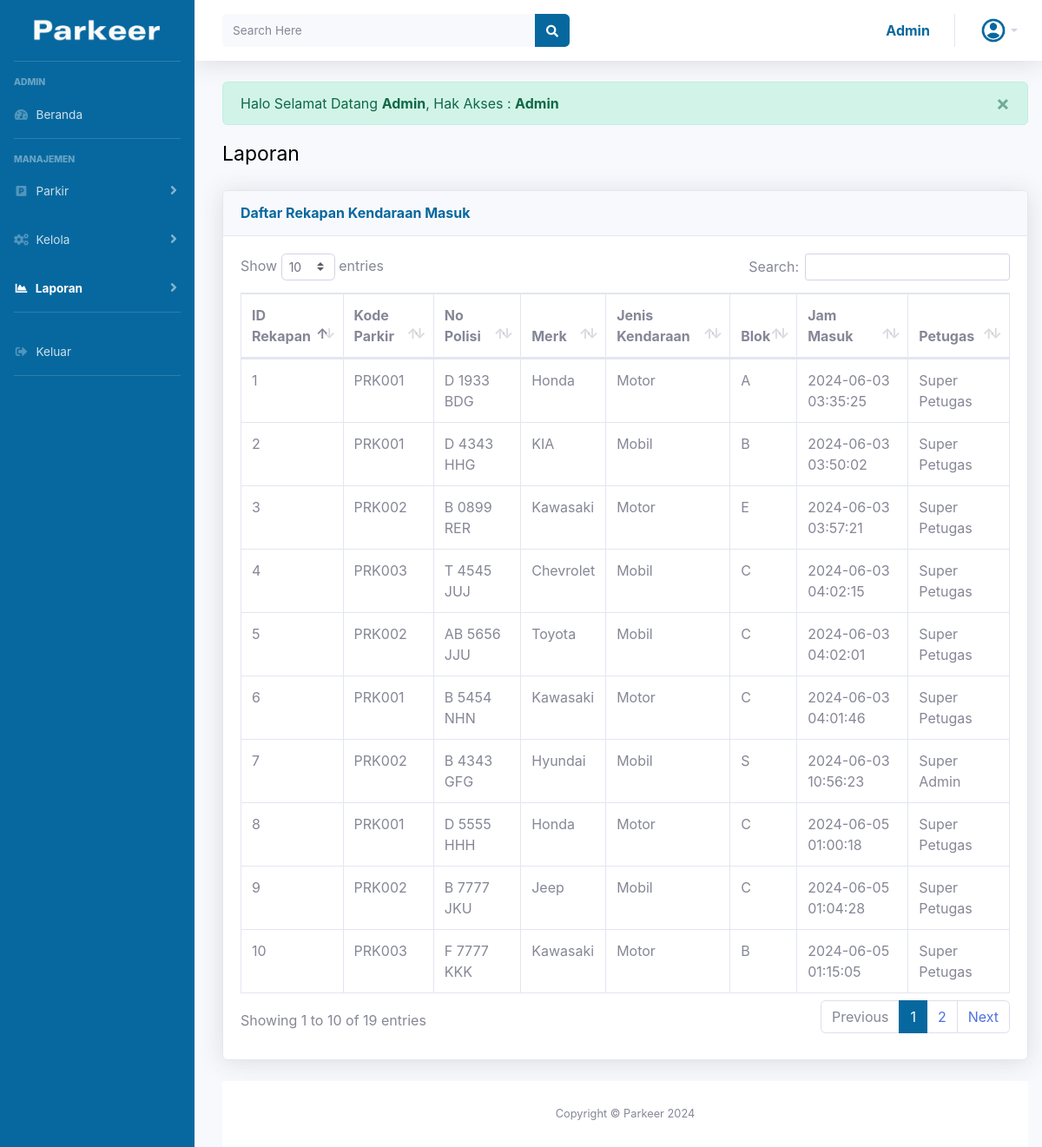
Page /app/admin/rekapan_masuk.php (signed in) on the committed database.
### tables this page shows
CREATE TABLE `tbrekapan_masuk` (
  `id_rekapan` int(11) NOT NULL,
  `id_parkir` varchar(40) DEFAULT NULL,
  `No_Polisi` varchar(15) DEFAULT NULL,
  `Merk` varchar(50) DEFAULT NULL,
  `Jenis` varchar(50) DEFAULT NULL,
  `Blok` varchar(5) DEFAULT NULL,
  `Jam_Masuk` timestamp NOT NULL DEFAULT current_timestamp() ON UPDATE current_timestamp(),
  `Petugas` varchar(50) DEFAULT NULL
);

### app/admin/rekapan_masuk.php (the view, shortened to what this page needs)
<?php
include '../../config.php';
?>
<!DOCTYPE html>
<html lang="en">
<head>
    <link href="../../vendor/fontawesome-free/css/all.min.css" rel="stylesheet" type="text/css">
    <link href="../../vendor/bootstrap/css/bootstrap.min.css" rel="stylesheet">
    <link rel="stylesheet" href="../../vendor/bootstrap/css/my.css">
    <link href="../../vendor/datatables/dataTables.bootstrap4.min.css" rel="stylesheet">
</head>
<body id="page-top">
    <div id="wrapper">
        <ul class="navbar-nav bg-gradient-primary sidebar sidebar-dark accordion" id="accordionSidebar">
            <a class="sidebar-brand d-flex align-items-center justify-content-center" href="index.html">
                <img id="logo" src="../../assets/logo_huruf.png" alt="" width="150">
            </a>
            <hr class="sidebar-divider">
            <div class="sidebar-heading">
                ADMIN
            </div>
            <li class="nav-item">
                <a class="nav-link" href="dashboard.php">
                    <i class="fas fa-fw fa-tachometer-alt"></i>
                    <span>Beranda</span></a>
            </li>
            <hr class="sidebar-divider">
            <div class="sidebar-heading">
                MANAJEMEN
            </div>
            <li class="nav-item">
                <a class="nav-link collapsed" href="#" data-toggle="collapse" data-target="#collapseOne" aria-expanded="true" aria-controls="collapseTwo">
                    <i class="fas fa-fw fa-parking"></i>
                    <span>Parkir</span>
                </a>
            </li>
            <li class="nav-item">
                <a class="nav-link collapsed" href="#" data-toggle="collapse" data-target="#collapseTwo" aria-expanded="true" aria-controls="collapseTwo">
                    <i class="fa fa-cogs"></i>
                    <span>Kelola</span>
                </a>
            </li>
            <li class="nav-item active">
                <a class="nav-link collapsed" href="#" data-toggle="collapse" data-target="#collapseUtilities" aria-expanded="true" aria-controls="collapseUtilities">
                    <i class="fas fa-fw fa-chart-area"></i>
                    <span>Laporan</span>
                </a>
            </li>
            <hr class="sidebar-divider">
            <li class="nav-item">
                <a class="nav-link" href="../../index.php" data-toggle="modal" data-target="#logoutModal">
                    <i class="fas fa-fw fa-sign-out-alt"></i>
                    <span>Keluar</span></a>
            </li>
            <hr class="sidebar-divider d-none d-md-block">
        </ul>
        <div id="content-wrapper" class="d-flex flex-column">
            <div id="content">
                <nav class="navbar navbar-expand navbar-light bg-white topbar mb-4 static-top shadow">
                    <form action="search.php" method="GET" class="d-none d-sm-inline-block form-inline mr-auto ml-md-3 my-2 my-md-0 mw-100 navbar-search">
                        <div class="input-group">
                            <input type="text" class="form-control bg-light border-0 small" placeholder="Search Here" aria-label="Search" aria-describedby="basic-addon2" name="keyword">
                            <div class="input-group-append">
                                <button class="btn search" type="submit">
                                    <i class="fas fa-search fa-sm" style="color: white"></i>
                                </button>
                            </div>
                        </div>
                    </form>
                    <ul class="navbar-nav ml-auto">
                        <li class="nav-item dropdown no-arrow">
                            <a class="nav-link dropdown-toggle">
                                <span class="d-none d-lg-inline namaAdmin">
                                    <?= $_SESSION['admin']; ?>
                                </span>
                            </a>
                        </li>
                        <li class="nav-item no-arrow">
                            <a class="nav-link dropdown-toggle" href="#" id="userDropdown" role="button" data-toggle="dropdown" aria-haspopup="true" aria-expanded="false">
                                <img class="img-profile rounded-circle" src="../../assets/user1.png">
                            </a>
                        </li>
                    </ul>
                </nav>
                <div class="container ml-2">
                    <?php
                    if (isset($_SESSION['alertype']) && isset($_SESSION['alertmessage'])) {
                        $alertype = $_SESSION['alertype'];
                        $alertmessage = $_SESSION['alertmessage'];
                    ?>
                        <div class="alert alert-<?= $alertype ?> alert-dismissible fade show alert-success" role="alert">
                            <?= $alertmessage ?>
                            <button type="button" class="close" data-dismiss="alert" aria-label="Close">
                                <span aria-hidden="true">&times;</span>
                            </button>
                        </div>
                    <?php
                    }
                    ?>
                    <p class="hurufatas">Laporan</p>
                    <div class="card shadow mb-4">
                        <div class="card-header py-3">
                            <h6 class="m-0 font-weight-bold textjudultabel">Daftar Rekapan Kendaraan Masuk</h6>
                        </div>
                        <div class="card-body">
                            <div class="table-responsive">
                                <table class="table table-bordered" id="dataTable" width="100%" cellspacing="0">
                                    <thead>
                                        <tr>
                                            <th>ID Rekapan</th>
                                            <th>Kode Parkir</th>
                                            <th>No Polisi</th>
                                            <th>Merk</th>
                                            <th>Jenis Kendaraan</th>
                                            <th>Blok</th>
                                            <th>Jam Masuk</th>
                                            <th>Petugas</th>
                                        </tr>
                                    </thead>
                                    <tbody id="hasilPencarian">
                                        <?php
                                        $sql = "SELECT * FROM tbrekapan_masuk";
                                        $query = mysqli_query($conn, $sql);
                                        while ($pengendara = mysqli_fetch_array($query)) {
                                            echo "<tr>";
                                            echo "<td>" . $pengendara['id_rekapan'] . "</td>";
                                            echo "<td>" . $pengendara['id_parkir'] . "</td>";
                                            echo "<td>" . $pengendara['No_Polisi'] . "</td>";
                                            echo "<td>" . $pengendara['Merk'] . "</td>";
                                            echo "<td>" . $pengendara['Jenis'] . "</td>";
                                            echo "<td>" . $pengendara['Blok'] . "</td>";
                                            echo "<td>" . $pengendara['Jam_Masuk'] . "</td>";
                                            echo "<td>" . $pengendara['Petugas'] . "</td>";
                                            echo "</tr>";
                                        }
                                        ?>
                                    </tbody>
                                </table>
                            </div>
                        </div>
                    </div>
                    <footer class="sticky-footer bg-white">
                        <div class="container my-auto">
                            <div class="copyright text-center my-auto">
                                <span>Copyright &copy; Parkeer 2024</span>
                            </div>
                        </div>
                    </footer>
                </div>
            </div>
</body>
</html>

### rows in the picture
tbrekapan_masuk: id_rekapan "1", id_parkir "PRK001", No_Polisi "D 1933 BDG", Merk "Honda", Jenis "Motor", Blok "A", Jam_Masuk "2024-06-03 03:35:25", Petugas "Super Petugas"
tbrekapan_masuk: id_rekapan "2", id_parkir "PRK001", No_Polisi "D 4343 HHG", Merk "KIA", Jenis "Mobil", Blok "B", Jam_Masuk "2024-06-03 03:50:02", Petugas "Super Petugas"
tbrekapan_masuk: id_rekapan "3", id_parkir "PRK002", No_Polisi "B 0899 RER", Merk "Kawasaki", Jenis "Motor", Blok "E", Jam_Masuk "2024-06-03 03:57:21", Petugas "Super Petugas"
tbrekapan_masuk: id_rekapan "4", id_parkir "PRK003", No_Polisi "T 4545 JUJ", Merk "Chevrolet", Jenis "Mobil", Blok "C", Jam_Masuk "2024-06-03 04:02:15", Petugas "Super Petugas"
tbrekapan_masuk: id_rekapan "5", id_parkir "PRK002", No_Polisi "AB 5656 JJU", Merk "Toyota", Jenis "Mobil", Blok "C", Jam_Masuk "2024-06-03 04:02:01", Petugas "Super Petugas"
tbrekapan_masuk: id_rekapan "6", id_parkir "PRK001", No_Polisi "B 5454 NHN", Merk "Kawasaki", Jenis "Motor", Blok "C", Jam_Masuk "2024-06-03 04:01:46", Petugas "Super Petugas"
tbrekapan_masuk: id_rekapan "7", id_parkir "PRK002", No_Polisi "B 4343 GFG", Merk "Hyundai", Jenis "Mobil", Blok "S", Jam_Masuk "2024-06-03 10:56:23", Petugas "Super Admin"
tbrekapan_masuk: id_rekapan "8", id_parkir "PRK001", No_Polisi "D 5555 HHH", Merk "Honda", Jenis "Motor", Blok "C", Jam_Masuk "2024-06-05 01:00:18", Petugas "Super Petugas"
tbrekapan_masuk: id_rekapan "9", id_parkir "PRK002", No_Polisi "B 7777 JKU", Merk "Jeep", Jenis "Mobil", Blok "C", Jam_Masuk "2024-06-05 01:04:28", Petugas "Super Petugas"
tbrekapan_masuk: id_rekapan "10", id_parkir "PRK003", No_Polisi "F 7777 KKK", Merk "Kawasaki", Jenis "Motor", Blok "B", Jam_Masuk "2024-06-05 01:15:05", Petugas "Super Petugas"

### other values in the picture
$_SESSION['admin'] "Admin"
$alertmessage "Halo Selamat Datang Admin , Hak Akses : Admin"
